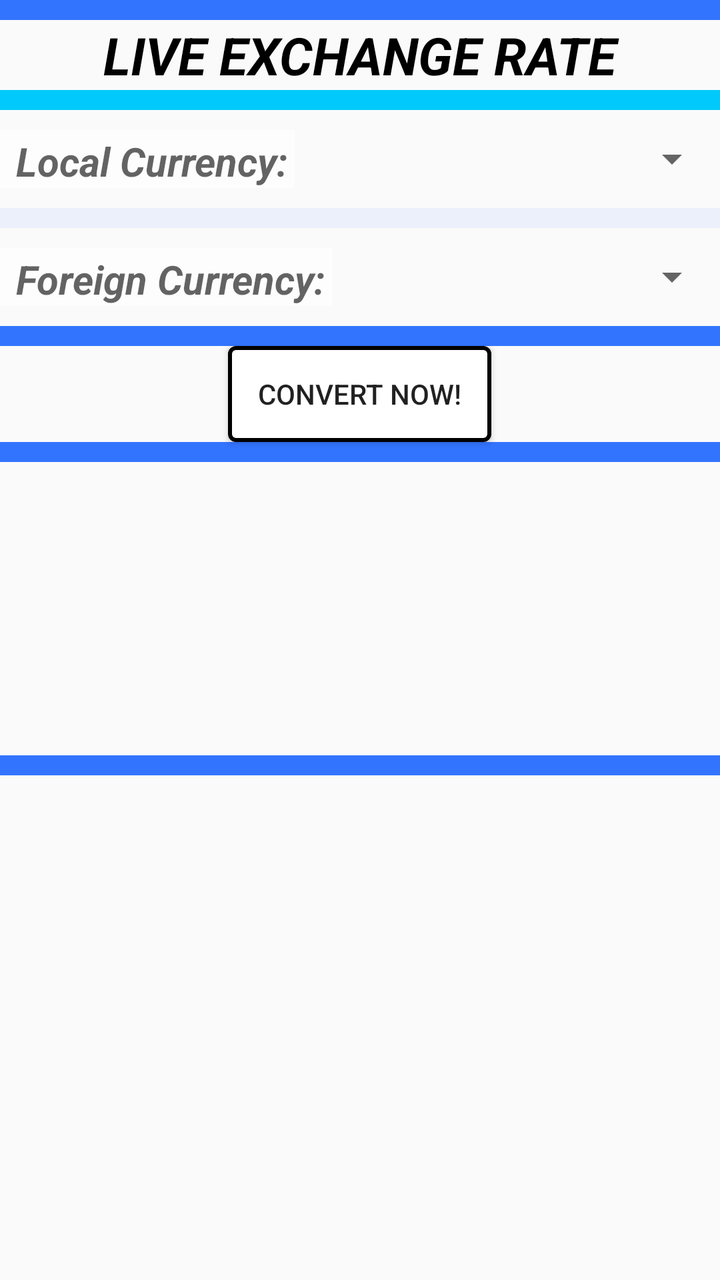
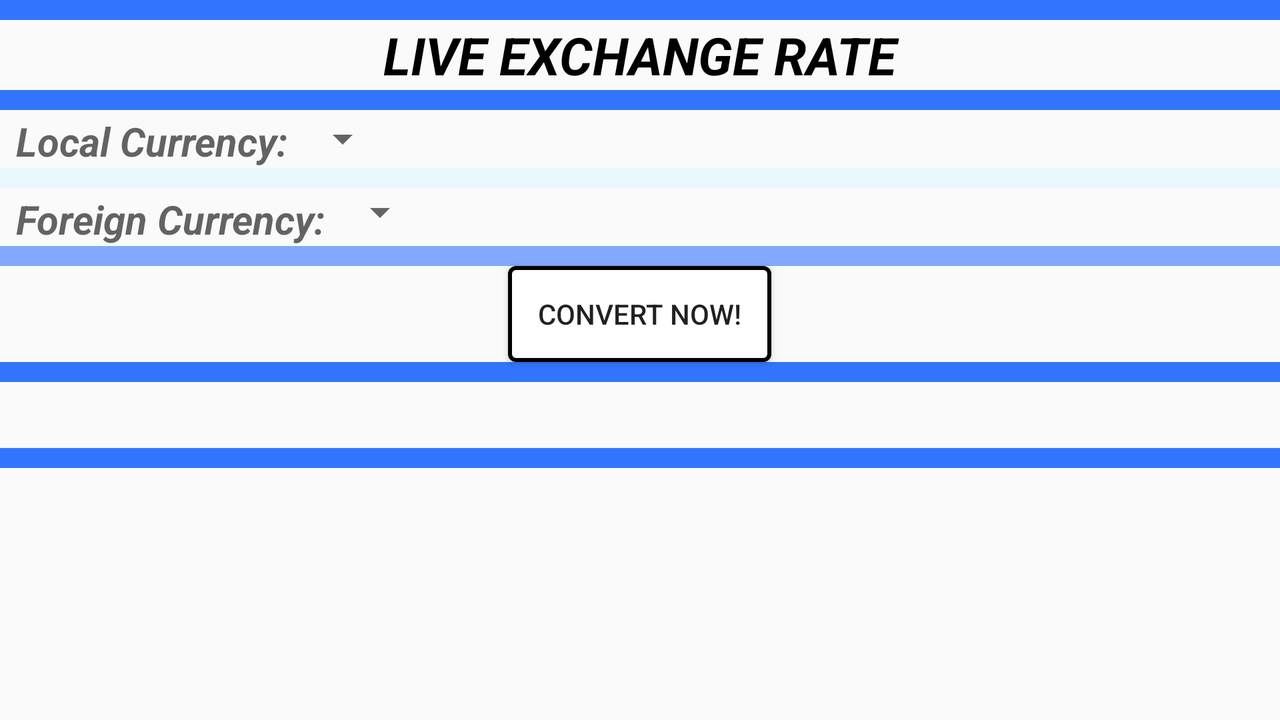

The same Android screen from two of the app's own layout files: first res/layout/ as a phone draws it, then the repository's variant for another configuration, drawn on a device whose configuration selects that folder. Both files follow.
<!-- AndroidManifest.xml: application theme AppTheme -->
<!-- res/layout/current_value_layout.xml -->
<?xml version="1.0" encoding="utf-8"?>
<LinearLayout xmlns:android="http://schemas.android.com/apk/res/android"
              android:orientation="vertical"
              android:layout_width="match_parent"
              android:layout_height="match_parent">

    <View
            android:id="@+id/divider1"
            android:layout_width="match_parent"
            android:layout_height="10dp"
            android:background="@color/barBackgroundColor"/>
        <TextView
                android:id="@+id/check_your_price_title"
                android:layout_width="match_parent"
                android:layout_height="wrap_content"
                android:text="@string/get_value_title_text"
                android:textColor="@color/black"
                android:textStyle="bold|italic"
                android:background="@drawable/translucent_backgrounds"
                android:gravity="center"
                android:textSize="26sp"/>

    <View
            android:id="@+id/divider2"
            android:layout_width="match_parent"
            android:layout_height="10dp"
            android:background="@color/lightBlue"/>
    <GridLayout
            android:id="@+id/current_value_grid_layout"
            android:layout_width="match_parent"
            android:layout_height="wrap_content"
            android:columnCount="2"
            android:rowCount="5"
            android:alpha="0.6"
            android:background="@drawable/translucent_backgrounds">
        <TableRow
                android:layout_width="match_parent"
                android:paddingTop="10dp"
                android:paddingBottom="10dp">
            <TextView
                    android:id="@+id/local_currency_text_view"
                    android:layout_width="wrap_content"
                    android:layout_height="match_parent"
                    android:paddingTop="2dp"
                    android:paddingStart="8dp"
                    android:paddingEnd="3dp"
                    android:background="@color/white"
                    android:text="@string/local_currency_text"
                    android:textSize="20sp"
                    android:textStyle="italic|bold"
                    android:textColor="@color/black"/>
            <Spinner
                    android:id="@+id/local_currency_spinner"
                    android:layout_width="match_parent"
                    android:layout_height="match_parent"
                    android:pointerIcon="arrow"/>
        </TableRow>

        <View
                android:id="@+id/divider3"
                android:layout_width="match_parent"
                android:layout_height="10dp"
                android:layout_rowSpan="1"
                android:layout_columnSpan="2"
                android:backgroundTint="@color/barBackgroundColor"
                android:background="?android:attr/listDivider"/>
        <TableRow
                android:layout_width="match_parent"
                android:paddingTop="10dp"
                android:paddingBottom="10dp">
            <TextView
                    android:id="@+id/foreign_currency_text_view"
                    android:layout_width="wrap_content"
                    android:layout_height="match_parent"
                    android:paddingTop="2dp"
                    android:paddingStart="8dp"
                    android:paddingEnd="3dp"
                    android:background="@color/white"
                    android:text="@string/foreign_currency_text"
                    android:textSize="20sp"
                    android:textStyle="italic|bold"
                    android:textColor="@color/black"/>
            <Spinner
                    android:id="@+id/foreign_currency_spinner"
                    android:layout_width="match_parent"
                    android:layout_height="match_parent"
                    android:pointerIcon="arrow"/>
        </TableRow>
    </GridLayout>
    <View
            android:id="@+id/divider4"
            android:layout_width="match_parent"
            android:layout_height="10dp"
            android:background="@color/barBackgroundColor"/>
    <Button
            android:id="@+id/convert_button"
            android:layout_width="wrap_content"
            android:layout_height="wrap_content"
            android:text="@string/convert_text"
            android:background="@drawable/button_properties"
            android:layout_gravity="center"/>
    <View
            android:id="@+id/divider5"
            android:layout_width="match_parent"
            android:layout_height="10dp"
            android:background="@color/barBackgroundColor"/>
    <TextView
            android:id="@+id/result_one_to_one_text_view"
            android:background="@drawable/translucent_backgrounds"
            android:layout_width="match_parent"
            android:layout_height="wrap_content"
            android:textAlignment="center"
            android:textColor="@color/black"
            android:textAppearance="@color/black"
            android:textStyle="italic|bold"
            android:textSize="50sp"
            android:alpha="0.6"
            android:paddingTop="50dp"
            android:paddingBottom="30dp"/>
    <View
            android:id="@+id/divider6"
            android:layout_width="match_parent"
            android:layout_height="10dp"
            android:background="@color/barBackgroundColor"/>
</LinearLayout>
<!-- resources referenced by this layout -->
<resources>
  <color name="barBackgroundColor">#3374FF</color>
  <color name="black">#000000</color>
  <color name="lightBlue">#01C9FB</color>
  <color name="white">#ffffff</color>
  <!-- drawable button_properties (drawable) -->
  <?xml version="1.0" encoding="utf-8"?>
  <selector xmlns:android="http://schemas.android.com/apk/res/android">
      <item>
          <shape android:shape="rectangle" android:thickness="10dp">
              <padding android:left="15dp" android:right="15dp"/>
              <corners android:radius="3dp"/>
              <solid android:color="@color/white"/>
              <stroke android:color="@color/black" android:width="2dp"/>
          </shape>
      </item>
  </selector>
  <string name="convert_text">CONVERT NOW!</string>
  <string name="foreign_currency_text">Foreign Currency:</string>
  <string name="get_value_title_text">LIVE EXCHANGE RATE</string>
  <string name="local_currency_text">Local Currency:</string>
  <style name="AppTheme" parent="Theme.AppCompat.Light.DarkActionBar">
          
          <item name="colorPrimary">@color/barBackgroundColor</item>
          <item name="colorPrimaryDark">@color/barBackgroundColor</item>
          <item name="colorAccent">@color/colorAccent</item>
      </style>
  <color name="colorAccent">#D81B60</color>
</resources>
<!-- res/layout-land/current_value_layout.xml (the repository's variant of the layout above) -->
<!-- drawn on the phone turned sideways -->
<?xml version="1.0" encoding="utf-8"?>
<LinearLayout xmlns:android="http://schemas.android.com/apk/res/android"
              android:orientation="vertical"
              android:layout_width="match_parent"
              android:layout_height="match_parent">

    <View
            android:id="@+id/divider1"
            android:layout_width="match_parent"
            android:layout_height="10dp"
            android:background="@color/barBackgroundColor"/>
    <TextView
            android:id="@+id/check_your_price_title_land"
            android:layout_width="match_parent"
            android:layout_height="wrap_content"
            android:text="@string/get_value_title_text"
            android:background="@drawable/translucent_backgrounds"
            android:textColor="@color/black"
            android:textStyle="bold|italic"
            android:gravity="center"
            android:textSize="26sp"/>

    <View
            android:id="@+id/divider2"
            android:layout_width="match_parent"
            android:layout_height="10dp"
            android:background="@color/barBackgroundColor"/>
    <GridLayout
            android:id="@+id/current_value_grid_layout_land"
            android:layout_width="match_parent"
            android:layout_height="wrap_content"
            android:columnCount="2"
            android:rowCount="5"
            android:alpha="0.6"
            android:background="@drawable/translucent_backgrounds">
        <TableRow>
            <TextView
                    android:id="@+id/local_currency_text_view_land"
                    android:layout_width="wrap_content"
                    android:layout_height="match_parent"
                    android:paddingTop="2dp"
                    android:paddingStart="8dp"
                    android:paddingEnd="3dp"
                    android:text="@string/local_currency_text"
                    android:textSize="20sp"
                    android:textStyle="italic|bold"
                    android:textColor="@color/black"/>
            <Spinner
                    android:id="@+id/local_currency_spinner_land"
                    android:layout_width="wrap_content"
                    android:layout_height="match_parent"
                    android:pointerIcon="arrow"/>
        </TableRow>

        <View
                android:id="@+id/divider3"
                android:layout_width="match_parent"
                android:layout_height="10dp"
                android:layout_rowSpan="1"
                android:layout_columnSpan="2"
                android:backgroundTint="@color/lightBlue"
                android:background="?android:attr/listDivider"/>
        <TableRow>
            <TextView
                    android:id="@+id/foreign_currency_text_view_land"
                    android:layout_width="match_parent"
                    android:layout_height="wrap_content"
                    android:paddingTop="2dp"
                    android:paddingStart="8dp"
                    android:paddingEnd="3dp"
                    android:text="@string/foreign_currency_text"
                    android:textSize="20sp"
                    android:textStyle="italic|bold"
                    android:textColor="@color/black"/>
            <Spinner
                    android:id="@+id/foreign_currency_spinner_land"
                    android:layout_width="wrap_content"
                    android:layout_height="wrap_content"
                    android:pointerIcon="arrow"/>
        </TableRow>

        <View
                android:id="@+id/divider4"
                android:layout_width="match_parent"
                android:layout_height="10dp"
                android:background="@color/barBackgroundColor"
                android:layout_rowSpan="1"
                android:layout_columnSpan="2"/>
    </GridLayout>
    <Button
            android:id="@+id/convert_button_land"
            android:layout_width="wrap_content"
            android:layout_height="wrap_content"
            android:text="@string/convert_text"
            android:background="@drawable/button_properties"
            android:layout_gravity="center"/>
    <View
            android:id="@+id/divider5"
            android:layout_width="match_parent"
            android:layout_height="10dp"
            android:background="@color/barBackgroundColor"/>
    <TextView
            android:id="@+id/result_one_to_one_text_view_land"
            android:layout_width="match_parent"
            android:layout_height="wrap_content"
            android:textAlignment="center"
            android:textColor="@color/black"
            android:textAppearance="@color/black"
            android:textStyle="italic|bold"
            android:textSize="20sp"
            android:paddingTop="3dp"
            android:alpha="0.6"
            android:background="@drawable/translucent_backgrounds"
            android:paddingBottom="3dp"
            />
    <View
            android:id="@+id/divider6"
            android:layout_width="match_parent"
            android:layout_height="10dp"
            android:background="@color/barBackgroundColor"/>
</LinearLayout>
<!-- resources referenced by the variant -->
<!-- as the phone turned sideways resolves them -->
<resources>
  <color name="barBackgroundColor">#3374FF</color>
  <color name="black">#000000</color>
  <color name="lightBlue">#01C9FB</color>
  <!-- drawable button_properties (drawable) -->
  <?xml version="1.0" encoding="utf-8"?>
  <selector xmlns:android="http://schemas.android.com/apk/res/android">
      <item>
          <shape android:shape="rectangle" android:thickness="10dp">
              <padding android:left="15dp" android:right="15dp"/>
              <corners android:radius="3dp"/>
              <solid android:color="@color/white"/>
              <stroke android:color="@color/black" android:width="2dp"/>
          </shape>
      </item>
  </selector>
  <string name="convert_text">CONVERT NOW!</string>
  <string name="foreign_currency_text">Foreign Currency:</string>
  <string name="get_value_title_text">LIVE EXCHANGE RATE</string>
  <string name="local_currency_text">Local Currency:</string>
  <style name="AppTheme" parent="Theme.AppCompat.Light.DarkActionBar">
          
          <item name="colorPrimary">@color/barBackgroundColor</item>
          <item name="colorPrimaryDark">@color/barBackgroundColor</item>
          <item name="colorAccent">@color/colorAccent</item>
      </style>
  <color name="white">#ffffff</color>
  <color name="colorAccent">#D81B60</color>
</resources>
